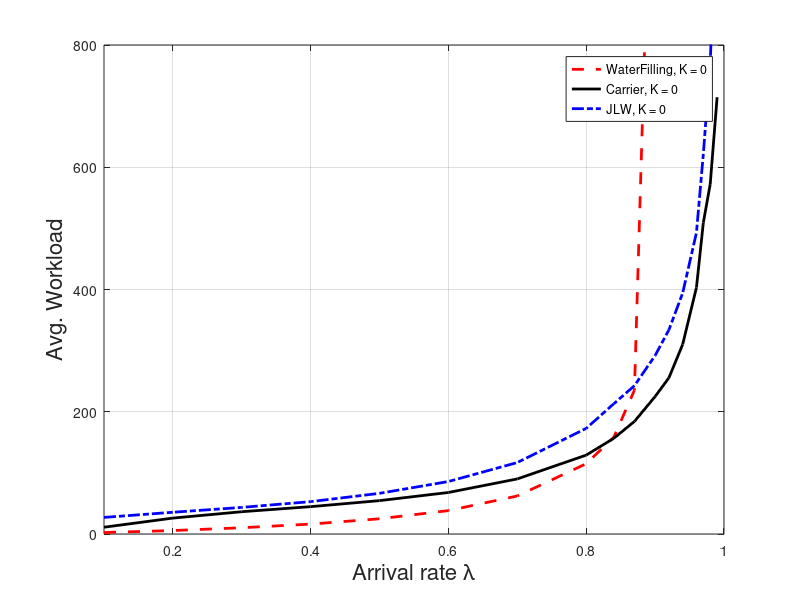

Source code (MATLAB):
%% THIS ONE WE GOT POWER EQUAL TO ZERO
%% IT ALSO OUR FIRST WORKS SIMULATION RESULT
%% WHICH SATISFY OUR ASSUMPTION THAT IT SATISFY CAPACITY REGION
%% STILL DON'T KNOW THE DIFFERENCE BETWEEN IT AND JLW

waterfilling = [0.1        2.414925        5.484874     10.88605117
         0.2        5.655494        9.625327     12.47050481
         0.3       10.234555       12.468372     14.78640103
         0.4       16.233153       14.247379     17.63687627
         0.5       24.912893       15.273702     21.78292976
         0.6       38.271536       15.763351     28.06858515
         0.7       62.220254       15.957634     39.33973143
         0.8      114.981954        15.99666     64.37856807
        0.84      158.158751       15.999156     84.91126983
        0.87      235.351072       15.999785     122.0531497
         0.9     1378.332153       15.999936     692.5494262
         0.92	 25034.21842	   15.999982	 12108.12061];
 
     carrier = [         0.1	   11.098736	    5.821933	 20.26669844
         0.2	   26.034528	   10.248518	 22.82128089
         0.3	    36.45513	   13.160672	 24.26317465
         0.4	   44.739757	   14.831597	 26.48014662
         0.5	   54.597909	   15.606179	 30.39536429
         0.6	    67.92926	   15.901261	 36.43396732
         0.7	   90.115012	   15.984231	 46.94620833
         0.8	  129.054594	    15.99848	 65.87433895
        0.84	  156.543217	   15.999532	  78.9094277
        0.87	  184.170901	   15.999779	 92.17792006
         0.9	  224.903538	   15.999914	 111.8279806
        0.92	  255.476657	   15.999947	 126.4378525
        0.94	   310.14113	   15.999967	 152.8194994
        0.96	  403.143653	   15.999961	 198.0481673
        0.97	  509.381835	   15.999967	 249.7295961
        0.98	  572.372171	   15.999967	 279.7793911
        0.99	  714.575667	   15.999967	 349.0699325];
    
    JLW = [0.1	   27.148728	    4.964223	 31.21061566
         0.2	   35.587792	    9.746938	 26.61025969
         0.3	   43.518348	   12.931308	 26.33306598
         0.4	   52.958279	   14.803897	 28.31415747
         0.5	   66.557601	   15.628068	 32.05340486
         0.6	   85.865326	   15.921529	 38.08682987
         0.7	  116.924618	   15.990439	 48.21284749
         0.8	  172.831484	   15.999784	 66.50366601
        0.84	   213.03612	   15.999885	 79.73773427
        0.87	  242.666303	   15.999915	 89.31481925
         0.9	  291.963869	   15.999925	 105.5506558
        0.92	  333.902036	   15.999925	 119.2074065
        0.94	  394.232446	   15.999925	 139.3528633
        0.96	  492.981357	   15.999925	 172.2160944
        0.97	  621.827126	   15.999925	 216.5378245
        0.98	  770.942515	   15.999925	 266.9896185
        0.99	 1064.512639	   15.999925	 368.1569622];
    
figure(1)
hold on
plot(waterfilling(:,1),(waterfilling(:,2)),'r--','MarkerSize',10,'LineWidth',2);
plot(carrier(:,1),(carrier(:,2)),'k','MarkerSize',10,'LineWidth',2);
plot(JLW(:,1),(JLW(:,2)),'b-.','MarkerSize',10,'LineWidth',2);
xlabel('Arrival rate \lambda','FontSize',16)
ylabel('Avg. Workload','FontSize',16)
grid on
box on
legend('WaterFilling, K = 0','Carrier, K = 0','JLW, K = 0')
axis([0.1 1 0 800])